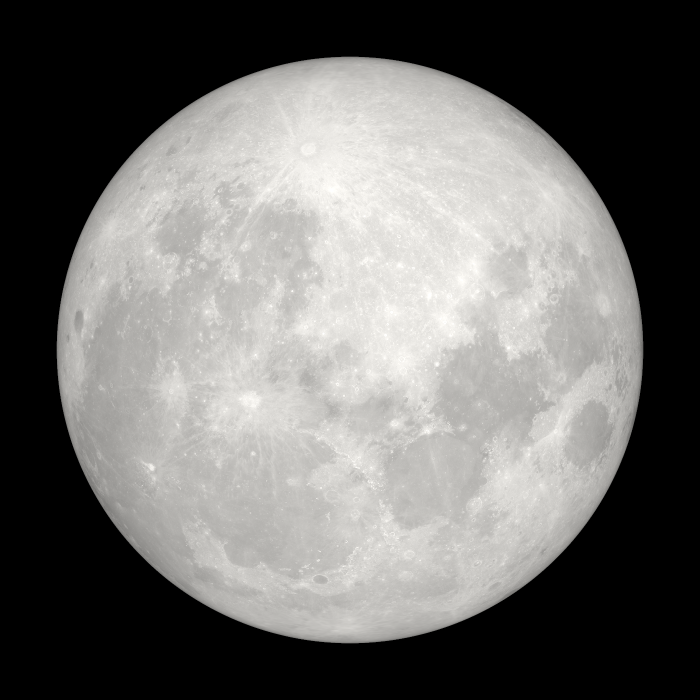
#> input picture outputs/ablation/step_1_disk_preview.png, 1400 x 1400 px, given in place of moon-map-from-the-clementine-mission.png, which was not available (shown at 1/2 size)
$ python render_ablation.py
#> lines starting #> are read from the running program, lines starting #| are printed output that depends on the picture; pictures that were not available may be replaced by others from this repository, and a replacement may not be noted
### src/render_textured.py
"""【渲染应用】L3 写实月食渲染：在物理月盘上叠加真实月面反照率纹理。

成像原理（与真实月食照片一致）：
    最终辐亮度 = 月面反照率(maria 暗 / highland 亮) × 折射阳光照明颜色
折射阳光的颜色/亮度（角距→线性 XYZ，近本影中心红、中部绿松石、远侧白）来自可选引擎
（见下），月面反照率只调制亮度、不碰色相。两者在**线性**空间相乘，
再走 render.py 既有的 tone-map + gamma 显示链。本模块不重新实现任何辐射传输或颜色管线。

着色引擎（engine 参数）：
    - "raytrace"（默认）：权威物理管线的 a→XYZ LUT
      （raytrace_eclipse.build_lut_from_raytrace：真折射 RK4 + z_tan 弯曲消光 + 撒线
      focusing 涌现 + 半影直射光 + 气溶胶两组分 + 太阳 limb darkening，分层抽样，
      与视频/ablation step6 同一套物理），查表用 render_rt.shade_disk_lut。
    - "pointsource"：旧·点源分支表（render_rt.build_branch_tables/shade）。**该物理
      已被项目判废**（点源近似 + 解析折射/聚焦，本影偏亮），仅保留作历史对照，勿用于新产出。

复用 render.py 的：_tone_map_on_Y / _xyz_to_srgb_linear /
_srgb_gamma / _box_downsample / _srgb_inv_gamma，以及几何常数 R_MOON_ARCMIN / R_UMBRA_ARCMIN。

纹理方案（路径 a，真实贴图）：
    NASA Clementine 全月反照率灰度图（plate carrée 等距柱状投影，1024×512，
    经度0在中心、纬度+90在顶，正面 near-side）。月海实测 ~0.09–0.15、高地 ~0.29–0.54，
    我们把它线性映射到月食文献常用的几何反照率区间（月海~0.07、高地~0.12），
    保住 maria/highland 的相对暗亮，得到物理上可信的反照率场。

球面投影（任务要点2）：
    月盘是球，按**正交投影 orthographic** 贴纹理（非平面贴图）。单位圆内像素 (X,Y)，
    Z=sqrt(1-X²-Y²) 为面向观察者的法向分量；(X,Y,Z) 即月面单位球上的视线交点，
    由它反解出选定中心经纬度下的月面经纬度，盘缘自然出现 foreshortening 压缩。

艺术处理（任务要点5，明确标注，不碰物理颜色）：
    - limb darkening：球面边缘按 Z=cosθ 自然变暗（µ^p，可信的球面光照衰减）；
    - 星空背景 + 轻微噪点：纯写实氛围，不影响月盘像素的物理着色。
"""
import os
import sys
import argparse
import numpy as np

sys.path.insert(0, os.path.dirname(__file__))
import render as R   # 复用 LUT / 显示链 / 几何常数

OUT = R.OUT
_TEXDIR = os.path.join(os.path.dirname(__file__), "..", "data", "raw", "moon_texture")
# NASA CGI Moon Kit (SVS #4720) LROC 彩色 4k；缺则回退 Clementine 灰度
TEX_PATH = os.path.join(_TEXDIR, "nasa_moon_color_lroc_4k_16bit.tif")
TEX_PATH_FALLBACK = os.path.join(_TEXDIR, "moon-map-from-the-clementine-mission.png")


# ============================================================
# 1. 反照率纹理：加载真实贴图，映射到物理反照率区间
# ============================================================
def load_albedo_texture(path=TEX_PATH, mare_target=0.07, highland_target=0.12):
    """加载月面反照率纹理，线性映射到月食文献常用的几何反照率区间。

    优先 NASA CGI Moon Kit LROC 彩色 4k（16bit TIFF），取其亮度作为反照率调制；
    缺则回退 Clementine 灰度。彩色图的真实月面色（月海偏蓝灰、高地偏暖）以低权重
    保留为色偏，叠在物理食光颜色上增写实感（主色相仍由物理决定）。

    返回 (alb (H,W) 几何反照率, chroma (H,W,3) 纹理归一化色偏 或 None)。
    """
#> called with mare_target = 0.07, highland_target = 0.12
    from PIL import Image
    Image.MAX_IMAGE_PIXELS = None
    use_path = path if os.path.exists(path) else TEX_PATH_FALLBACK
    im = Image.open(use_path)
#> im is the input picture: PIL image 1400x1400 RGB; mean R, G, B 110.5, 109.5, 107.5

    if im.mode in ("L", "I", "I;16"):
        g = np.asarray(im.convert("F"), dtype=float)
        g = g / (g.max() if g.max() > 0 else 1.0)
        chroma = None
    else:
        arr = np.asarray(im.convert("RGB"), dtype=float)
        arr = arr / (arr.max() if arr.max() > 0 else 1.0)
        # 亮度作反照率；归一化色偏(除以自身亮度)作为月面本征色，低权重保留
        g = 0.2126 * arr[..., 0] + 0.7152 * arr[..., 1] + 0.0722 * arr[..., 2]
        gn = np.maximum(g, 1e-4)[..., None]
        chroma = arr / gn                          # 月海/高地的相对色偏，≈1 为中性
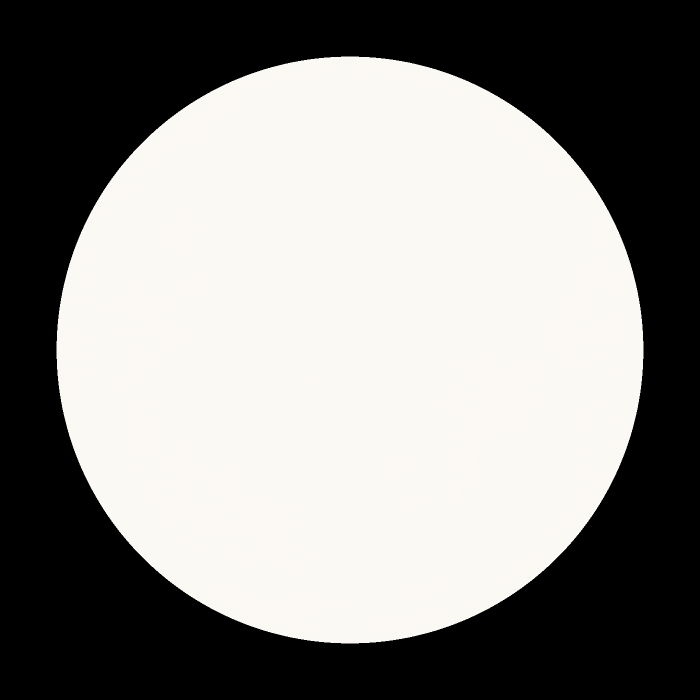
#> chroma: shape (1400, 1400, 3) float64 (shown at 1/2 size); mean R, G, B 0.556, 0.552, 0.542; drawn with min black and max white

    lo = np.percentile(g, 5.0)    # 代表月海（暗）
#> lo = 0
    hi = np.percentile(g, 95.0)   # 代表高地（亮）
#> hi = 0.902
    alb = mare_target + (g - lo) / max(hi - lo, 1e-6) * (highland_target - mare_target)
    alb = np.clip(alb, 0.03, 0.18)
    return alb, chroma


def sample_albedo_orthographic(alb_tex, U, V, inside,
                               sub_lat_deg=0.0, sub_lon_deg=0.0):
    """正交投影：把 plate carrée 反照率纹理贴到单位圆月盘上（含球面 foreshortening）。

    参数
    ----
    alb_tex   : (H,W) 反照率纹理（plate carrée）
    U, V      : 月盘归一化坐标网格 [-1,1]（U 向右=+x，V 向上=+y）
    inside    : 圆盘内 mask（U²+V² ≤ 1）
    sub_lat/lon_deg : 视线中心点(盘心)对应的月面纬/经度（默认正面 0,0）

    做法（正交投影几何）
    --------------------
    盘面像素 (x,y)=(U,V) 是月球单位球在像平面的正交投影。面向观察者的法向分量
    z = sqrt(1 - x² - y²)（球面凸向观察者）。在以盘心为视线方向的相机系里，
    单位球点 P=(x, y, z)。绕 sub_lat 倾转回月固系后反解经纬度：
        lat = arcsin( z·cosφ0·... )  —— 这里用标准正交投影逆变换公式：
        lat = arcsin( cosc·sinφ0 + y·sinc·cosφ0 / ρ ) （ρ=1，c=arccos z）
    实现上直接用球面旋转：把相机系点 P 绕 x 轴转 sub_lat、再加 sub_lon 偏移取经度。

    返回 alb_disk (同 U 形状)，圆盘外置 0；并返回 mu=z（=cosθ，供 limb darkening）。
    """
#> called with sub_lat_deg = 0, sub_lon_deg = 0
    x = U
    y = V
    rr2 = x * x + y * y
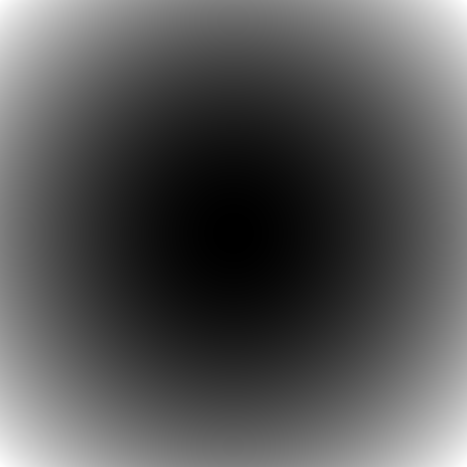
#> rr2: shape (2800, 2800) float64 (shown at 1/6 size); min 3.63e-07, max 2.85, mean 0.95; drawn with min black and max white
    z = np.sqrt(np.clip(1.0 - rr2, 0.0, 1.0))   # 面向观察者法向分量 = cosθ

    phi0 = np.radians(sub_lat_deg)
    # 相机系单位向量 (x, y, z)，z 指向观察者。绕 x 轴旋转 phi0 把盘心从赤道挪到 sub_lat：
    #   月固系坐标 (xm, ym, zm)
    xm = x
    ym = y * np.cos(phi0) - z * np.sin(phi0)
    zm = y * np.sin(phi0) + z * np.cos(phi0)
    # 经纬度（zm 为指向观察者的"前方"轴 → 经度0方向；xm=东向；ym=北向）
    lat = np.arcsin(np.clip(ym, -1.0, 1.0))
    lon = np.arctan2(xm, zm) + np.radians(sub_lon_deg)
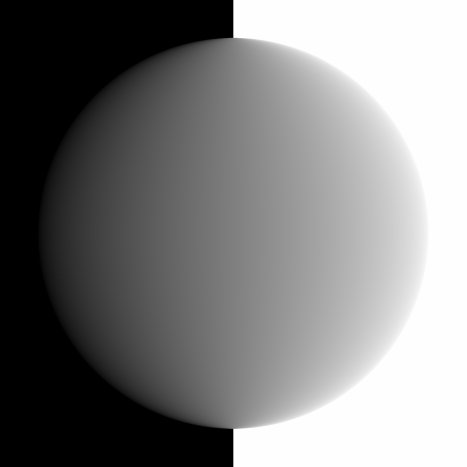
#> lon: shape (2800, 2800) float64 (shown at 1/6 size); min -1.57, max 1.57, mean -3.15e-16; drawn with min black and max white
    # 归一到 [-pi,pi]
    lon = (lon + np.pi) % (2 * np.pi) - np.pi

    H, W = alb_tex.shape[:2]
    # plate carrée 反查：列=经度(-180→+180 映 0→W)，行=纬度(+90→-90 映 0→H)
    col = (np.degrees(lon) + 180.0) / 360.0 * (W - 1)
    row = (90.0 - np.degrees(lat)) / 180.0 * (H - 1)
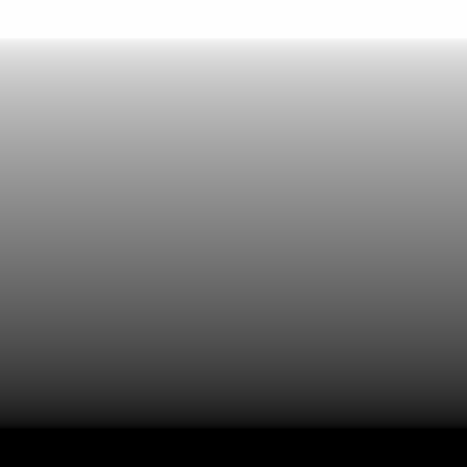
#> row: shape (2800, 2800) float64 (shown at 1/6 size); min 0, max 1399, mean 699.5; drawn with min black and max white
    ci = np.clip(np.rint(col).astype(int), 0, W - 1)
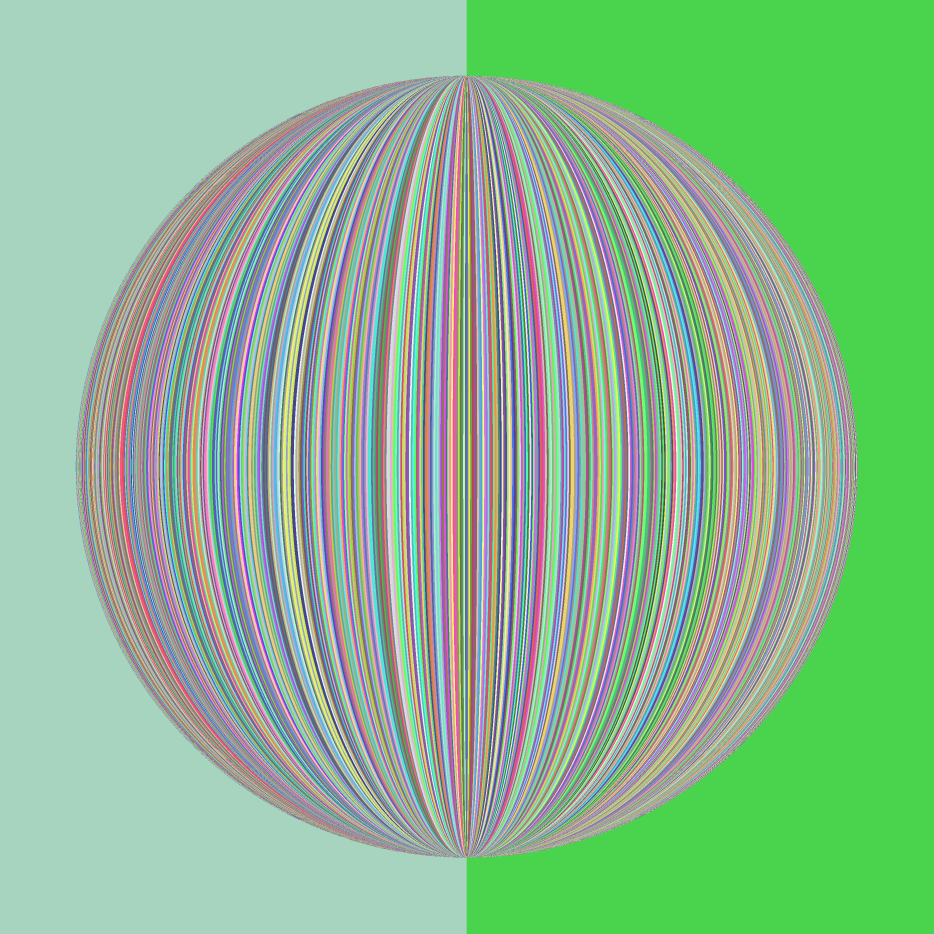
#> ci: shape (2800, 2800) int64 (shown at 1/3 size); 700 distinct labels, from 350 to 1049; one colour per label, 0 black
    ri = np.clip(np.rint(row).astype(int), 0, H - 1)
#> ri: shape (2800, 2800) int64; 1230 distinct labels, from 0 to 1399
    alb = alb_tex[ri, ci]
#> alb: shape (2800, 2800) float64
#> (the rest of the program and of its run is left out)
